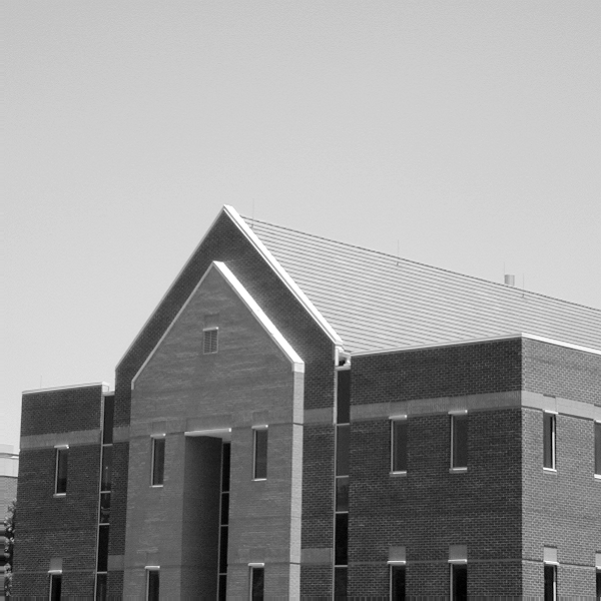
%> input picture Other Files/Part 1/Week 2/Tutorial 4/building.tif, 601 x 601 px
$ octave Tutorial_04_EdgeDetection.m   (GNU Octave 9; MATLAB toolbox functions it lacks are replaced by stand-ins)
%> lines starting %> are read from the running program, lines starting %| are printed output that depends on the picture
% Exercise 1

% We are using this filter throught this exercise
sx =[-1 0 1; -2 0 2; -1 0 1];
sy=sx';

%Read image
img = imread("building.tif");
%> img is the input picture: size 601x601 uint8; min 0, max 255, mean 152.8

% This gives me the horizontal edges
edge_x = filter2(sx,img);
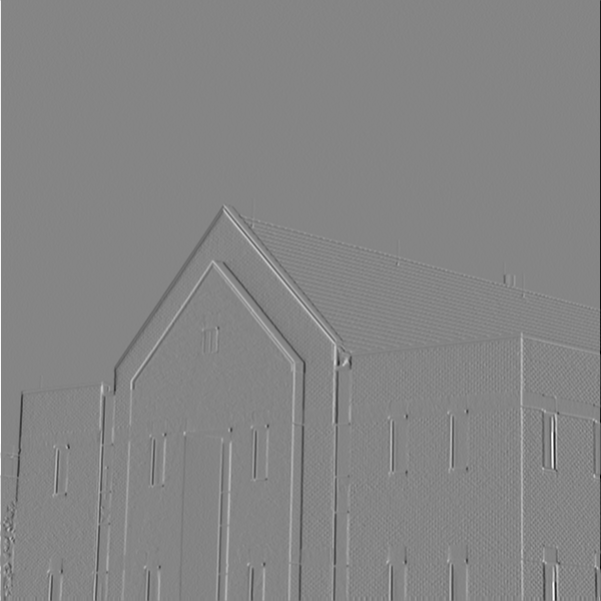
%> edge_x: size 601x601 double; min -993, max 908, mean -0.1; drawn with min black and max white
out_image_x = edge_x / 255;
% figure, imshow(out_image)

% This gives me the vertical edges
edge_y = filter2(sy,img);
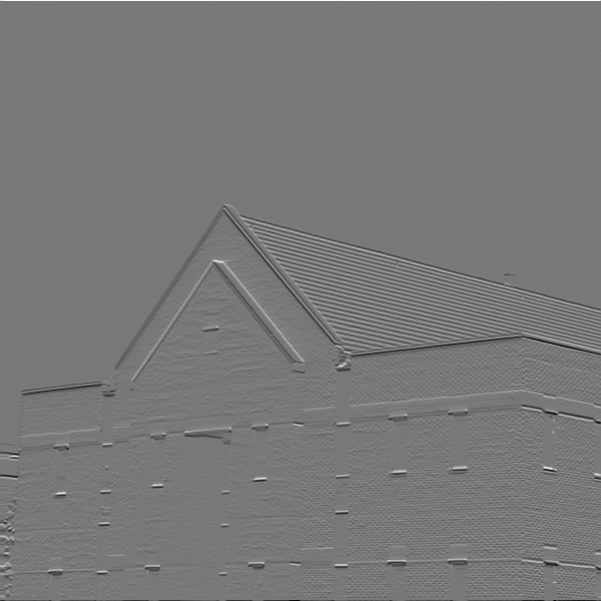
%> edge_y: size 601x601 double; min -728, max 809, mean -0.9; drawn with min black and max white
out_image_y = edge_y / 255;


% All edges combined
building_edge = sqrt(out_image_x.^2 + out_image_y.^2);
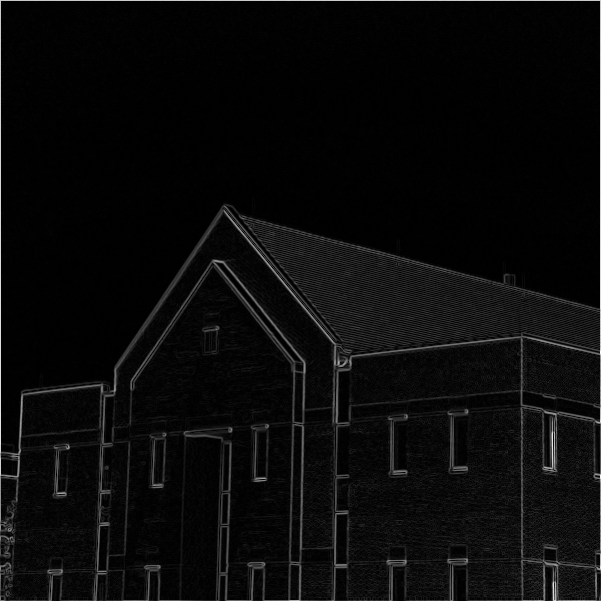
%> building_edge: size 601x601 double; min 0, max 3.89, mean 0.163; drawn with min black and max white
% figure, imshow(building_edge)

ang=atan2(out_image_x,out_image_y);
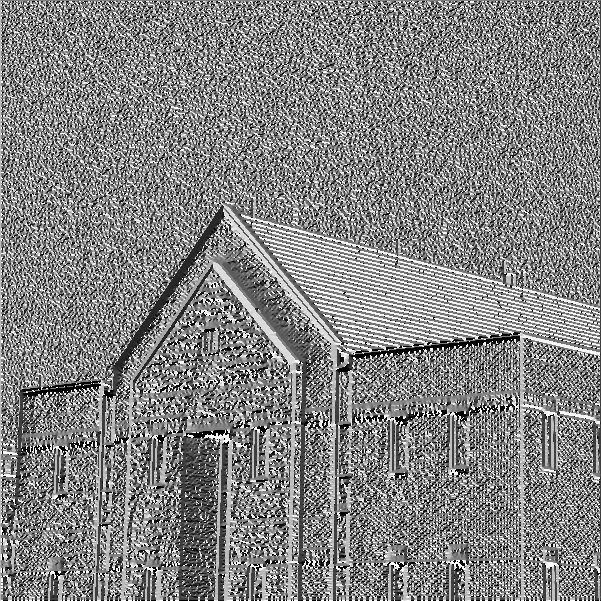
%> ang: size 601x601 double; min -3.14, max 3.14, mean 0.104; drawn with min black and max white

figure, imshow(ang)
%> after `imshow(ang)`:
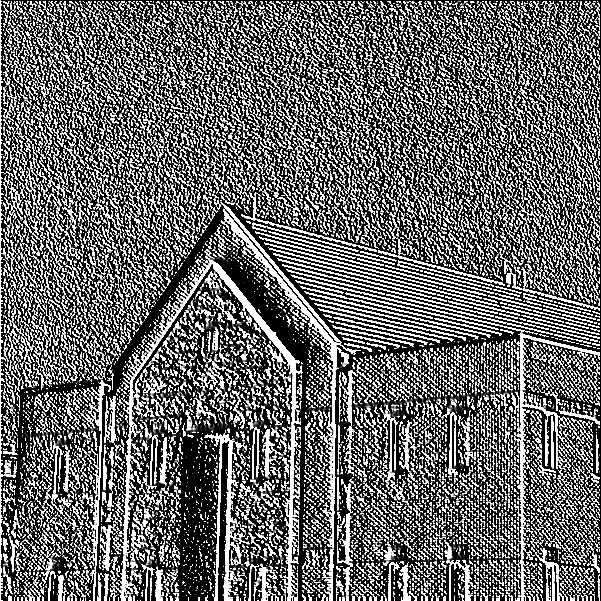
%> displayed picture: size 601x601, on the screen's scale of 0 to 255; min 0, max 255, mean 103.7
colormap jet
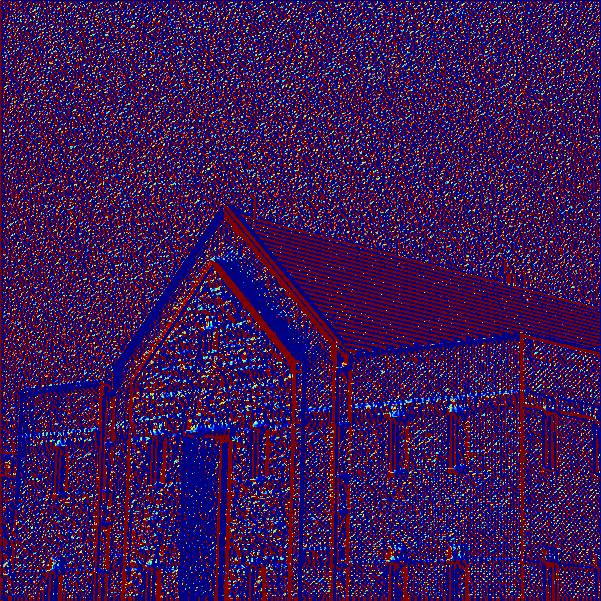
%> displayed picture: size 601x601x3, on the screen's scale of 0 to 255; mean R, G, B 60.1, 19.6, 87


% Exercise 2

%> (the run ends here)
